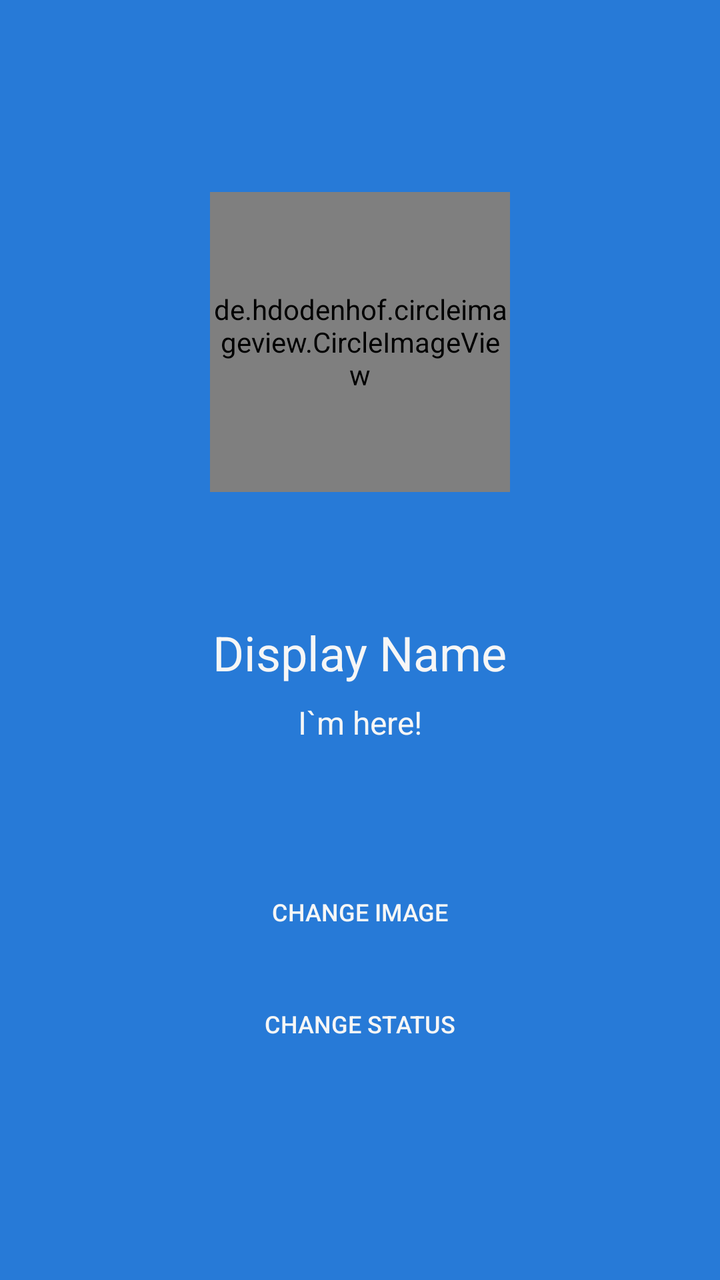
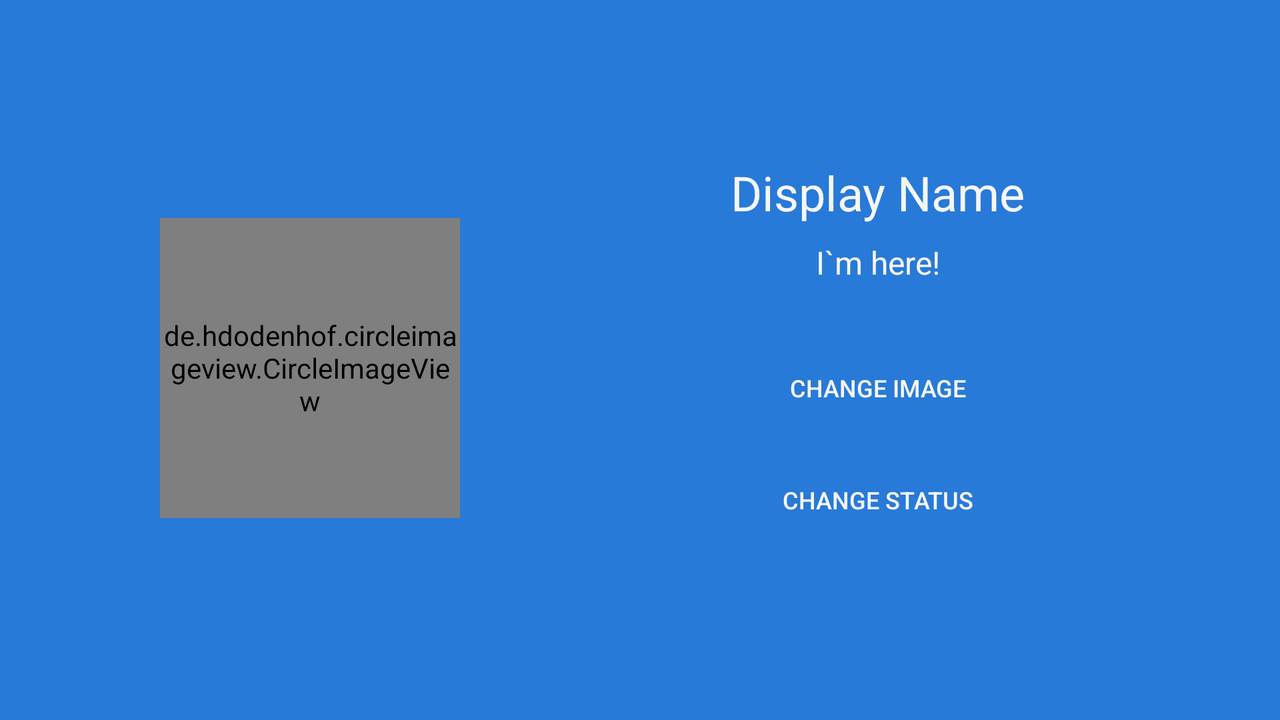

Two renders of one Android screen. The first uses the default layout on a phone; the second uses the alternative layout the repository ships for a different screen configuration, on a matching device. The two XML files are below.
<!-- AndroidManifest.xml: application theme AppTheme -->
<!-- res/layout/activity_settings.xml -->
<?xml version="1.0" encoding="utf-8"?>
<android.support.constraint.ConstraintLayout xmlns:android="http://schemas.android.com/apk/res/android"
    xmlns:app="http://schemas.android.com/apk/res-auto"
    xmlns:tools="http://schemas.android.com/tools"
    android:layout_width="match_parent"
    android:layout_height="match_parent"
    android:background="@color/colorPrimaryDark"
    tools:context="com.example.mdagl.bluechat.SettingsActivity">

    <include layout="@layout/app_bar_layout_dark"
        android:id="@+id/settings_app_bar"/>

    <de.hdodenhof.circleimageview.CircleImageView
        android:id="@+id/settings_image"
        android:layout_width="150dp"
        android:layout_height="150dp"
        android:layout_marginEnd="8dp"
        android:layout_marginStart="8dp"
        android:layout_marginTop="96dp"
        android:src="@drawable/default_user"
        app:layout_constraintEnd_toEndOf="parent"
        app:layout_constraintStart_toStartOf="parent"
        app:layout_constraintTop_toTopOf="parent" />

    <TextView
        android:id="@+id/settings_display_name"
        android:layout_width="wrap_content"
        android:layout_height="wrap_content"
        android:layout_marginTop="64dp"
        android:text="@string/display_name_settings"
        android:textColor="@color/lightTextColor"
        android:textSize="24sp"
        app:layout_constraintEnd_toEndOf="parent"
        app:layout_constraintStart_toStartOf="parent"
        app:layout_constraintTop_toBottomOf="@+id/settings_image" />
    <TextView
        android:id="@+id/settings_display_status"
        android:layout_width="wrap_content"
        android:layout_height="wrap_content"
        android:layout_marginTop="8dp"
        android:text="@string/status_settings"
        android:textColor="@color/lightTextColor"
        android:textSize="16sp"
        app:layout_constraintEnd_toEndOf="parent"
        app:layout_constraintStart_toStartOf="parent"
        app:layout_constraintTop_toBottomOf="@+id/settings_display_name" />

    <Button
        android:id="@+id/change_image_btn"
        android:layout_width="150dp"
        android:layout_height="40dp"
        android:layout_marginTop="64dp"
        android:text="@string/change_image_settings"
        android:textSize="12sp"
        android:textColor="@color/lightTextColor"
        android:background="@drawable/btn_style"
        app:layout_constraintEnd_toEndOf="parent"
        app:layout_constraintStart_toStartOf="parent"
        app:layout_constraintTop_toBottomOf="@+id/settings_display_status" />

    <Button
        android:id="@+id/change_status_btn"
        android:layout_width="150dp"
        android:layout_height="40dp"
        android:layout_marginTop="16dp"
        android:text="@string/change_status_settings"
        android:textSize="12sp"
        android:textColor="@color/lightTextColor"
        android:background="@drawable/btn_style"
        app:layout_constraintEnd_toEndOf="parent"
        app:layout_constraintStart_toStartOf="parent"
        app:layout_constraintTop_toBottomOf="@+id/change_image_btn" />

    <ProgressBar
        android:id="@+id/settings_progressbar"
        android:layout_width="wrap_content"
        android:layout_height="wrap_content"
        android:layout_marginBottom="8dp"
        android:layout_marginEnd="8dp"
        android:layout_marginStart="8dp"
        android:indeterminate="true"
        android:indeterminateTint="@color/lightTextColor"
        android:visibility="invisible"
        app:layout_constraintBottom_toBottomOf="parent"
        app:layout_constraintEnd_toEndOf="parent"
        app:layout_constraintStart_toStartOf="parent" />

</android.support.constraint.ConstraintLayout>
<!-- res/layout/app_bar_layout_dark.xml (included above) -->
<?xml version="1.0" encoding="utf-8"?>
<android.support.v7.widget.Toolbar xmlns:android="http://schemas.android.com/apk/res/android"
    android:id="@+id/main_app_bar"
    android:layout_width="match_parent"
    android:layout_height="wrap_content"
    android:background="@color/colorPrimaryDark"
    android:theme="@android:style/ThemeOverlay.Material.Dark.ActionBar">

</android.support.v7.widget.Toolbar>
<!-- resources referenced by this layout -->
<resources>
  <color name="colorPrimaryDark">#277ad7</color>
  <color name="lightTextColor">#f6f6f6</color>
  <!-- drawable default_user: png bitmap (drawable-hdpi, 5588 bytes) -->
  <string name="change_image_settings">Change Image</string>
  <string name="change_status_settings">Change Status</string>
  <string name="display_name_settings">Display Name</string>
  <string name="status_settings">I`m here!</string>
  <style name="AppTheme" parent="Theme.AppCompat.Light.NoActionBar">
          
          <item name="colorPrimary">@color/colorPrimary</item>
          <item name="colorPrimaryDark">@color/colorPrimaryDark</item>
          <item name="colorAccent">@color/colorAccent</item>
      </style>
  <color name="colorPrimary">#4990e2</color>
  <color name="colorAccent">#444444</color>
</resources>
<!-- res/layout-land/activity_settings.xml (the repository's variant of the layout above) -->
<!-- drawn on the phone turned sideways -->
<?xml version="1.0" encoding="utf-8"?>
<android.support.constraint.ConstraintLayout xmlns:android="http://schemas.android.com/apk/res/android"
    xmlns:app="http://schemas.android.com/apk/res-auto"
    xmlns:tools="http://schemas.android.com/tools"
    android:layout_width="match_parent"
    android:layout_height="match_parent"
    android:background="@color/colorPrimaryDark"
    tools:context="com.example.mdagl.bluechat.SettingsActivity">

    <include layout="@layout/app_bar_layout_dark"
        android:id="@+id/settings_app_bar"/>

    <de.hdodenhof.circleimageview.CircleImageView
        android:id="@+id/settings_image"
        android:layout_width="150dp"
        android:layout_height="150dp"
        android:layout_marginBottom="8dp"
        android:layout_marginStart="80dp"
        android:layout_marginTop="16dp"
        android:src="@drawable/default_user"
        app:layout_constraintBottom_toBottomOf="parent"
        app:layout_constraintStart_toStartOf="parent"
        app:layout_constraintTop_toTopOf="parent" />

    <TextView
        android:id="@+id/settings_display_name"
        android:layout_width="wrap_content"
        android:layout_height="wrap_content"
        android:layout_marginStart="8dp"
        android:layout_marginTop="80dp"
        android:text="@string/display_name_settings"
        android:textColor="@color/lightTextColor"
        android:textSize="24sp"
        app:layout_constraintEnd_toEndOf="parent"
        app:layout_constraintStart_toEndOf="@+id/settings_image"
        app:layout_constraintTop_toTopOf="@+id/settings_app_bar" />

    <TextView
        android:id="@+id/settings_display_status"
        android:layout_width="wrap_content"
        android:layout_height="wrap_content"
        android:layout_marginStart="8dp"
        android:layout_marginTop="8dp"
        android:text="@string/status_settings"
        android:textColor="@color/lightTextColor"
        android:textSize="16sp"
        app:layout_constraintEnd_toEndOf="parent"
        app:layout_constraintStart_toEndOf="@+id/settings_image"
        app:layout_constraintTop_toBottomOf="@+id/settings_display_name" />

    <Button
        android:id="@+id/change_image_btn"
        android:layout_width="150dp"
        android:layout_height="40dp"
        android:layout_marginStart="8dp"
        android:layout_marginTop="32dp"
        android:background="@drawable/btn_style"
        android:text="@string/change_image_settings"
        android:textColor="@color/lightTextColor"
        android:textSize="12sp"
        app:layout_constraintEnd_toEndOf="parent"
        app:layout_constraintStart_toEndOf="@+id/settings_image"
        app:layout_constraintTop_toBottomOf="@+id/settings_display_status" />

    <Button
        android:id="@+id/change_status_btn"
        android:layout_width="150dp"
        android:layout_height="40dp"
        android:layout_marginStart="8dp"
        android:layout_marginTop="16dp"
        android:background="@drawable/btn_style"
        android:text="@string/change_status_settings"
        android:textColor="@color/lightTextColor"
        android:textSize="12sp"
        app:layout_constraintEnd_toEndOf="parent"
        app:layout_constraintStart_toEndOf="@+id/settings_image"
        app:layout_constraintTop_toBottomOf="@+id/change_image_btn" />

    <ProgressBar
        android:id="@+id/settings_progressbar"
        android:layout_width="wrap_content"
        android:layout_height="wrap_content"
        android:layout_marginBottom="8dp"
        android:layout_marginEnd="8dp"
        android:layout_marginStart="8dp"
        android:indeterminate="true"
        android:indeterminateTint="@color/lightTextColor"
        android:visibility="invisible"
        app:layout_constraintBottom_toBottomOf="parent"
        app:layout_constraintEnd_toEndOf="parent"
        app:layout_constraintStart_toStartOf="parent" />

</android.support.constraint.ConstraintLayout>
